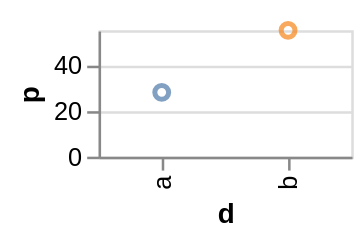

The specification (Vega-Lite) saved for this image:
### Vega-Lite specification from a JSON file in a GitHub repository (floating-point values rounded to 4 significant figures)
{"data": {"values": [{"d": "a", "p": 28, "k": "u"}, {"d": "b", "p": 55, "k": "v"}]}, "width": 100, "height": 50, "mark": "point", "encoding": {"x": {"field": "d", "type": "nominal"}, "y": {"field": "p", "type": "quantitative"}, "color": {"field": "k", "type": "nominal", "title": "toString", "legend": null}}}
